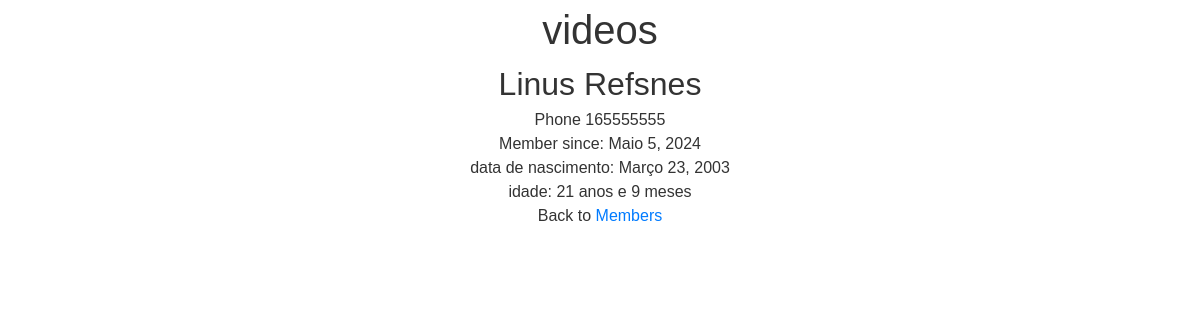
Screenshot of /members/details/3 with the database file from the repository.
### members/models.py (models this page shows, shortened)
class Member(models.Model):
  firstname = models.CharField(max_length=255)
  lastname = models.CharField(max_length=255)
  email = models.CharField(max_length=255)
  phone = models.IntegerField(null=True)
  birth_date = models.DateField(null=True)
  joined_date = models.DateField(null=True)

### members/views.py (the view)
# urls.py: path('members/details/<int:id>', views.details, name='details'),
def details(request, id):
    mymember = Member.objects.get(id=id)
    template = loader.get_template('details.html')
    data_ani =  str(mymember.birth_date)
    data_formatada = conv_data(data_ani)
    anos, meses = c_idade(data_formatada)
    idade = f'{anos} anos e {meses} meses'
    context = {
        'mymember': mymember, 'tempo_de_vida': idade,
    }
    return HttpResponse(template.render(context, request))

### utils/calculos/cal_idade.py (called while the page is built)
def calcular_idade(data_nascimento):
  data_nasc = datetime.datetime.strptime(data_nascimento, '%d/%m/%Y')
  hoje = datetime.datetime.now()
  diferenca = hoje - data_nasc
  anos = diferenca.days // 365
  meses = (diferenca.days % 365) // 30
  return anos, meses

def convert_date_format(date_str):
  date_obj = datetime.datetime.strptime(date_str, '%Y-%m-%d')
  return date_obj.strftime('%d/%m/%Y')

### members/templates/details.html (shortened to what this page needs)
{% extends 'master.html' %}
{% block content %}
  <h2>{{ mymember.firstname }} {{ mymember.lastname }}</h2>
  <p>Phone {{ mymember.phone }}</p>
  <p>Member since: {{ mymember.joined_date }}</p>
  <p>data de nascimento: {{ mymember.birth_date}}</p>
  <p>idade: {{  tempo_de_vida }}</p>
  <p>Back to <a href="/members">Members</a></p>
{% endblock %}

### static/css/styles.css (style rules this page uses)
html, body, div, span, applet, object, iframe, h1, h2, h3, h4, h5, h6, p, blockquote, pre, a, abbr, acronym, address, big, cite, code, del, dfn, em, img, ins, kbd, q, s, samp, small, strike, strong, sub, sup, tt, var, b, u, i, center, dl, dt, dd, ol, ul, li, fieldset, form, label, legend, table, caption, tbody, tfoot, thead, tr, th, td, article, aside, canvas, details, embed, figure, figcaption, footer, header, hgroup, menu, nav, output, ruby, section, summary, time, mark, audio, video { margin: 0; padding: 0; border: 0; font-size: 100%; font: inherit; vertical-align: baseline; }
body { font-family: Arial, sans-serif; font-size: 16px; line-height: 1.5; color: #333; background-color: #fff; text-align: center; }
h2 { font-size: 2rem; }
a { color: #007bff; text-decoration: none; }

### rows the page displays
Member: firstname "Linus", lastname "Refsnes", phone "165555555", joined_date "Maio 5, 2024", birth_date "Março 23, 2003"

### other values shown
{{ tempo_de_vida }} "21 anos e 9 meses"
